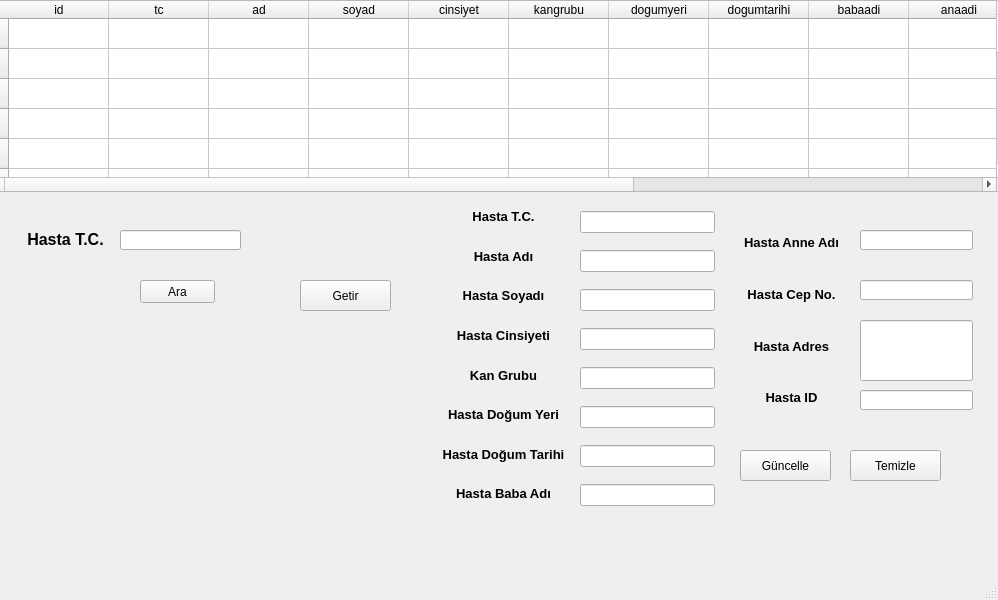
<?xml version="1.0" encoding="UTF-8"?>
<ui version="4.0">
 <class>MainWindow</class>
 <widget class="QMainWindow" name="MainWindow">
  <property name="geometry">
   <rect>
    <x>0</x>
    <y>0</y>
    <width>998</width>
    <height>600</height>
   </rect>
  </property>
  <property name="windowTitle">
   <string>MainWindow</string>
  </property>
  <widget class="QWidget" name="centralwidget">
   <widget class="QLabel" name="label">
    <property name="geometry">
     <rect>
      <x>-20</x>
      <y>-50</y>
      <width>1031</width>
      <height>631</height>
     </rect>
    </property>
    <property name="text">
     <string/>
    </property>
    <property name="pixmap">
     <pixmap>Adsız.png</pixmap>
    </property>
    <property name="scaledContents">
     <bool>true</bool>
    </property>
   </widget>
   <widget class="QTableWidget" name="yoneticihastatablo">
    <property name="geometry">
     <rect>
      <x>-10</x>
      <y>0</y>
      <width>1021</width>
      <height>192</height>
     </rect>
    </property>
    <property name="rowCount">
     <number>20</number>
    </property>
    <property name="columnCount">
     <number>14</number>
    </property>
    <row/>
    <row/>
    <row/>
    <row/>
    <row/>
    <row/>
    <row/>
    <row/>
    <row/>
    <row/>
    <row/>
    <row/>
    <row/>
    <row/>
    <row/>
    <row/>
    <row/>
    <row/>
    <row/>
    <row/>
    <column>
     <property name="text">
      <string>id</string>
     </property>
    </column>
    <column>
     <property name="text">
      <string>tc</string>
     </property>
    </column>
    <column>
     <property name="text">
      <string>ad</string>
     </property>
    </column>
    <column>
     <property name="text">
      <string>soyad</string>
     </property>
    </column>
    <column>
     <property name="text">
      <string>cinsiyet</string>
     </property>
    </column>
    <column>
     <property name="text">
      <string>kangrubu</string>
     </property>
    </column>
    <column>
     <property name="text">
      <string>dogumyeri</string>
     </property>
    </column>
    <column>
     <property name="text">
      <string>dogumtarihi</string>
     </property>
    </column>
    <column>
     <property name="text">
      <string>babaadi</string>
     </property>
    </column>
    <column>
     <property name="text">
      <string>anaadi</string>
     </property>
    </column>
    <column>
     <property name="text">
      <string>eposta</string>
     </property>
    </column>
    <column>
     <property name="text">
      <string>kulladi</string>
     </property>
    </column>
    <column>
     <property name="text">
      <string>adres</string>
     </property>
    </column>
    <column/>
   </widget>
   <widget class="QLabel" name="label_2">
    <property name="geometry">
     <rect>
      <x>20</x>
      <y>230</y>
      <width>91</width>
      <height>16</height>
     </rect>
    </property>
    <property name="text">
     <string>&lt;html&gt;&lt;head/&gt;&lt;body&gt;&lt;p align=&quot;center&quot;&gt;&lt;span style=&quot; font-size:12pt; font-weight:600;&quot;&gt;Hasta T.C.&lt;/span&gt;&lt;/p&gt;&lt;/body&gt;&lt;/html&gt;</string>
    </property>
   </widget>
   <widget class="QLineEdit" name="hastatc">
    <property name="geometry">
     <rect>
      <x>120</x>
      <y>230</y>
      <width>121</width>
      <height>20</height>
     </rect>
    </property>
   </widget>
   <widget class="QPushButton" name="hastaara">
    <property name="geometry">
     <rect>
      <x>140</x>
      <y>280</y>
      <width>75</width>
      <height>23</height>
     </rect>
    </property>
    <property name="text">
     <string>Ara</string>
    </property>
   </widget>
   <widget class="QPushButton" name="hastaguncelle">
    <property name="geometry">
     <rect>
      <x>740</x>
      <y>450</y>
      <width>91</width>
      <height>31</height>
     </rect>
    </property>
    <property name="text">
     <string>Güncelle</string>
    </property>
   </widget>
   <widget class="QPushButton" name="hastatemizle">
    <property name="geometry">
     <rect>
      <x>850</x>
      <y>450</y>
      <width>91</width>
      <height>31</height>
     </rect>
    </property>
    <property name="text">
     <string>Temizle</string>
    </property>
   </widget>
   <widget class="QLineEdit" name="anaadi">
    <property name="geometry">
     <rect>
      <x>860</x>
      <y>230</y>
      <width>113</width>
      <height>20</height>
     </rect>
    </property>
   </widget>
   <widget class="QLineEdit" name="cepno">
    <property name="geometry">
     <rect>
      <x>860</x>
      <y>280</y>
      <width>113</width>
      <height>20</height>
     </rect>
    </property>
   </widget>
   <widget class="QLineEdit" name="adres">
    <property name="geometry">
     <rect>
      <x>860</x>
      <y>320</y>
      <width>113</width>
      <height>61</height>
     </rect>
    </property>
   </widget>
   <widget class="QLineEdit" name="id">
    <property name="geometry">
     <rect>
      <x>860</x>
      <y>390</y>
      <width>113</width>
      <height>20</height>
     </rect>
    </property>
   </widget>
   <widget class="QWidget" name="layoutWidget">
    <property name="geometry">
     <rect>
      <x>440</x>
      <y>200</y>
      <width>127</width>
      <height>311</height>
     </rect>
    </property>
    <layout class="QVBoxLayout" name="verticalLayout">
     <item>
      <widget class="QLabel" name="label_3">
       <property name="text">
        <string>&lt;html&gt;&lt;head/&gt;&lt;body&gt;&lt;p align=&quot;center&quot;&gt;&lt;span style=&quot; font-size:10pt; font-weight:600;&quot;&gt;Hasta T.C.&lt;/span&gt;&lt;/p&gt;&lt;/body&gt;&lt;/html&gt;</string>
       </property>
      </widget>
     </item>
     <item>
      <widget class="QLabel" name="label_4">
       <property name="text">
        <string>&lt;html&gt;&lt;head/&gt;&lt;body&gt;&lt;p align=&quot;center&quot;&gt;&lt;span style=&quot; font-size:10pt; font-weight:600;&quot;&gt;Hasta Adı&lt;/span&gt;&lt;/p&gt;&lt;/body&gt;&lt;/html&gt;</string>
       </property>
      </widget>
     </item>
     <item>
      <widget class="QLabel" name="label_5">
       <property name="text">
        <string>&lt;html&gt;&lt;head/&gt;&lt;body&gt;&lt;p align=&quot;center&quot;&gt;&lt;span style=&quot; font-size:10pt; font-weight:600;&quot;&gt;Hasta Soyadı&lt;/span&gt;&lt;/p&gt;&lt;/body&gt;&lt;/html&gt;</string>
       </property>
      </widget>
     </item>
     <item>
      <widget class="QLabel" name="label_6">
       <property name="text">
        <string>&lt;html&gt;&lt;head/&gt;&lt;body&gt;&lt;p align=&quot;center&quot;&gt;&lt;span style=&quot; font-size:10pt; font-weight:600;&quot;&gt;Hasta Cinsiyeti&lt;/span&gt;&lt;/p&gt;&lt;/body&gt;&lt;/html&gt;</string>
       </property>
      </widget>
     </item>
     <item>
      <widget class="QLabel" name="label_7">
       <property name="text">
        <string>&lt;html&gt;&lt;head/&gt;&lt;body&gt;&lt;p align=&quot;center&quot;&gt;&lt;span style=&quot; font-size:10pt; font-weight:600;&quot;&gt;Kan Grubu&lt;/span&gt;&lt;/p&gt;&lt;/body&gt;&lt;/html&gt;</string>
       </property>
      </widget>
     </item>
     <item>
      <widget class="QLabel" name="label_8">
       <property name="text">
        <string>&lt;html&gt;&lt;head/&gt;&lt;body&gt;&lt;p align=&quot;center&quot;&gt;&lt;span style=&quot; font-size:10pt; font-weight:600;&quot;&gt;Hasta Doğum Yeri&lt;/span&gt;&lt;/p&gt;&lt;/body&gt;&lt;/html&gt;</string>
       </property>
      </widget>
     </item>
     <item>
      <widget class="QLabel" name="label_9">
       <property name="text">
        <string>&lt;html&gt;&lt;head/&gt;&lt;body&gt;&lt;p align=&quot;center&quot;&gt;&lt;span style=&quot; font-size:10pt; font-weight:600;&quot;&gt;Hasta Doğum Tarihi&lt;/span&gt;&lt;/p&gt;&lt;/body&gt;&lt;/html&gt;</string>
       </property>
      </widget>
     </item>
     <item>
      <widget class="QLabel" name="label_10">
       <property name="text">
        <string>&lt;html&gt;&lt;head/&gt;&lt;body&gt;&lt;p align=&quot;center&quot;&gt;&lt;span style=&quot; font-size:10pt; font-weight:600;&quot;&gt;Hasta Baba Adı&lt;/span&gt;&lt;/p&gt;&lt;/body&gt;&lt;/html&gt;</string>
       </property>
      </widget>
     </item>
    </layout>
   </widget>
   <widget class="QWidget" name="layoutWidget">
    <property name="geometry">
     <rect>
      <x>740</x>
      <y>220</y>
      <width>103</width>
      <height>201</height>
     </rect>
    </property>
    <layout class="QVBoxLayout" name="verticalLayout_2">
     <item>
      <widget class="QLabel" name="label_11">
       <property name="text">
        <string>&lt;html&gt;&lt;head/&gt;&lt;body&gt;&lt;p align=&quot;center&quot;&gt;&lt;span style=&quot; font-size:10pt; font-weight:600;&quot;&gt;Hasta Anne Adı&lt;/span&gt;&lt;/p&gt;&lt;/body&gt;&lt;/html&gt;</string>
       </property>
      </widget>
     </item>
     <item>
      <widget class="QLabel" name="label_12">
       <property name="text">
        <string>&lt;html&gt;&lt;head/&gt;&lt;body&gt;&lt;p align=&quot;center&quot;&gt;&lt;span style=&quot; font-size:10pt; font-weight:600;&quot;&gt;Hasta Cep No.&lt;/span&gt;&lt;/p&gt;&lt;/body&gt;&lt;/html&gt;</string>
       </property>
      </widget>
     </item>
     <item>
      <widget class="QLabel" name="label_13">
       <property name="text">
        <string>&lt;html&gt;&lt;head/&gt;&lt;body&gt;&lt;p align=&quot;center&quot;&gt;&lt;span style=&quot; font-size:10pt; font-weight:600;&quot;&gt;Hasta Adres&lt;/span&gt;&lt;/p&gt;&lt;/body&gt;&lt;/html&gt;</string>
       </property>
      </widget>
     </item>
     <item>
      <widget class="QLabel" name="label_14">
       <property name="text">
        <string>&lt;html&gt;&lt;head/&gt;&lt;body&gt;&lt;p align=&quot;center&quot;&gt;&lt;span style=&quot; font-size:10pt; font-weight:600;&quot;&gt;Hasta ID&lt;/span&gt;&lt;/p&gt;&lt;/body&gt;&lt;/html&gt;</string>
       </property>
      </widget>
     </item>
    </layout>
   </widget>
   <widget class="QWidget" name="layoutWidget">
    <property name="geometry">
     <rect>
      <x>580</x>
      <y>200</y>
      <width>135</width>
      <height>321</height>
     </rect>
    </property>
    <layout class="QVBoxLayout" name="verticalLayout_3">
     <item>
      <widget class="QLineEdit" name="hastatc2"/>
     </item>
     <item>
      <widget class="QLineEdit" name="hastaadi"/>
     </item>
     <item>
      <widget class="QLineEdit" name="hastasoyadi"/>
     </item>
     <item>
      <widget class="QLineEdit" name="cinsiyet"/>
     </item>
     <item>
      <widget class="QLineEdit" name="kangrubu"/>
     </item>
     <item>
      <widget class="QLineEdit" name="dogumyeri"/>
     </item>
     <item>
      <widget class="QLineEdit" name="dogumtarihi"/>
     </item>
     <item>
      <widget class="QLineEdit" name="babaadi"/>
     </item>
    </layout>
   </widget>
   <widget class="QPushButton" name="hastagetir">
    <property name="geometry">
     <rect>
      <x>300</x>
      <y>280</y>
      <width>91</width>
      <height>31</height>
     </rect>
    </property>
    <property name="text">
     <string>Getir</string>
    </property>
   </widget>
  </widget>
  <widget class="QMenuBar" name="menubar">
   <property name="geometry">
    <rect>
     <x>0</x>
     <y>0</y>
     <width>998</width>
     <height>21</height>
    </rect>
   </property>
  </widget>
  <widget class="QStatusBar" name="statusbar"/>
 </widget>
 <resources/>
 <connections/>
</ui>
